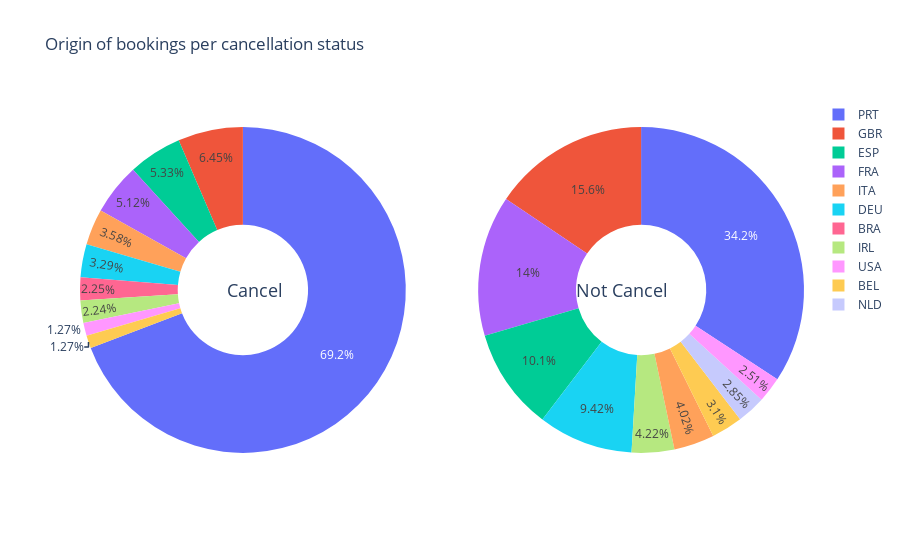

The notebook cell saved with this chart:
### Markdown cell above
Claramente é possível er uma sazonalidade, é interessante verificar também que ele encontra-se em uma linha te tendência de alta. Podemos pensar no futuro de aplicar um modelo de séries temporais para prever o número de reservas por mês.

### Code cell
temp = df.groupby(['cancellation','country']).count().reset_index()[['uuid','cancellation','country']].sort_values(by=['uuid'], ascending=False)
temp_cancellation = temp[temp['cancellation']==1]
temp_not_cancellation = temp[temp['cancellation']==0]

fig = make_subplots(rows=1, cols=2, specs=[[{'type':'domain'}, {'type':'domain'}]])
fig.add_trace(go.Pie(labels=temp_cancellation.head(10).country.values.tolist(), values=temp_cancellation.head(10).uuid.values.tolist(), name="Cancellation"),
              1, 1)
fig.add_trace(go.Pie(labels=temp_not_cancellation.head(10).country.values.tolist(), values=temp_not_cancellation.head(10).uuid.values.tolist(), name="Not Cancellation"),
              1, 2)

fig.update_traces(hole=.4, hoverinfo="label+percent+name")
fig.update_layout(
    title_text="Origin of bookings per cancellation status",
    # Add annotations in the center of the donut pies.
    annotations=[dict(text='Cancel', x=0.20, y=0.5, font_size=18, showarrow=False),
                 dict(text='Not Cancel', x=0.815, y=0.5, font_size=18, showarrow=False)])
fig.show()

### Figure 1 — Plotly figure (JSON) as saved in the notebook; plotly's stock layout.template omitted (floating-point values rounded to 4 significant figures)
{"data": [{"labels": ["PRT", "GBR", "ESP", "FRA", "ITA", "DEU", "BRA", "IRL", "USA", "BEL"], "name": "Cancellation", "values": [24963, 2326, 1923, 1846, 1290, 1187, 812, 809, 458, 457], "type": "pie", "domain": {"x": [0.0, 0.45], "y": [0.0, 1.0]}, "hole": 0.4, "hoverinfo": "label+percent+name"}, {"labels": ["PRT", "GBR", "FRA", "ESP", "DEU", "IRL", "ITA", "BEL", "NLD", "USA"], "name": "Not Cancellation", "values": [20224, 9187, 8257, 5969, 5565, 2493, 2373, 1828, 1684, 1482], "type": "pie", "domain": {"x": [0.55, 1.0], "y": [0.0, 1.0]}, "hole": 0.4, "hoverinfo": "label+percent+name"}], "layout": {"title": {"text": "Origin of bookings per cancellation status"}, "annotations": [{"showarrow": false, "text": "Cancel", "x": 0.2, "y": 0.5, "font": {"size": 18}}, {"showarrow": false, "text": "Not Cancel", "x": 0.815, "y": 0.5, "font": {"size": 18}}]}}
